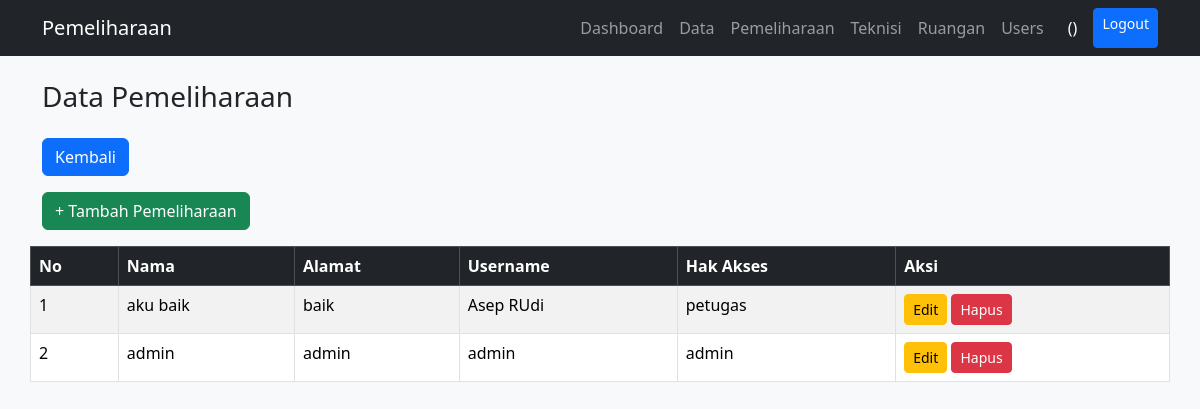
The app's page /user/index.php with its own data.
### tables this page shows
CREATE TABLE `tuser` (
  `id_user` int NOT NULL,
  `nama` varchar(100) DEFAULT NULL,
  `alamat` text,
  `username` varchar(50) DEFAULT NULL,
  `password` varchar(255) DEFAULT NULL,
  `hak` enum('admin','petugas') DEFAULT NULL
);

### user/index.php (the view, shortened to what this page needs)
<?php
include '../config/koneksi.php';
include '../template/navbar.php';
include '../template/header.php';
?>
<div class="container d-flex flex-column min-vh-100">
    <div class="flex-fill">
        <div class="row mt-4">
            <h3>Data Pemeliharaan</h3>
            <div class="col-md-3 mt-3">
                <a href="../dashboard.php" class="btn btn-primary mb-3">Kembali</a>
                <a href="tambah.php" class="btn btn-success mb-3">+ Tambah Pemeliharaan</a>
            </div>
            <table class="table table-bordered table-striped">
                <thead class="table-dark">
                    <tr>
                        <th>No</th>
                        <th>Nama</th>
                        <th>Alamat</th>
                        <th>Username</th>
                        <th>Hak Akses</th>
                        <th>Aksi</th>
                    </tr>
                </thead>
                <tbody>
                <?php
                $no = 1;
                $result = $conn->query("SELECT * FROM tuser");
                while($row = $result->fetch_assoc()):
                ?>
                    <tr>
                        <td><?= $no++ ?></td>
                        <td><?= $row['nama'] ?></td>
                        <td><?= $row['alamat'] ?></td>
                        <td><?= $row['username'] ?></td>
                        <td><?= $row['hak'] ?></td>
                        <td>
                            <a href="edit.php?id=<?= $row['id_user'] ?>" class="btn btn-warning btn-sm">Edit</a>
                            <a href="hapus.php?id=<?= $row['id_user'] ?>" onclick="return confirm('Hapus user ini?')" class="btn btn-danger btn-sm">Hapus</a>
                        </td>
                    </tr>
                <?php endwhile; ?>
                </tbody>
            </table>
        </div>
    </div>
</div>

### records on screen
tuser: nama "aku baik", alamat "baik", username "Asep RUdi", hak "petugas"
tuser: nama "admin", alamat "admin", username "admin", hak "admin"
